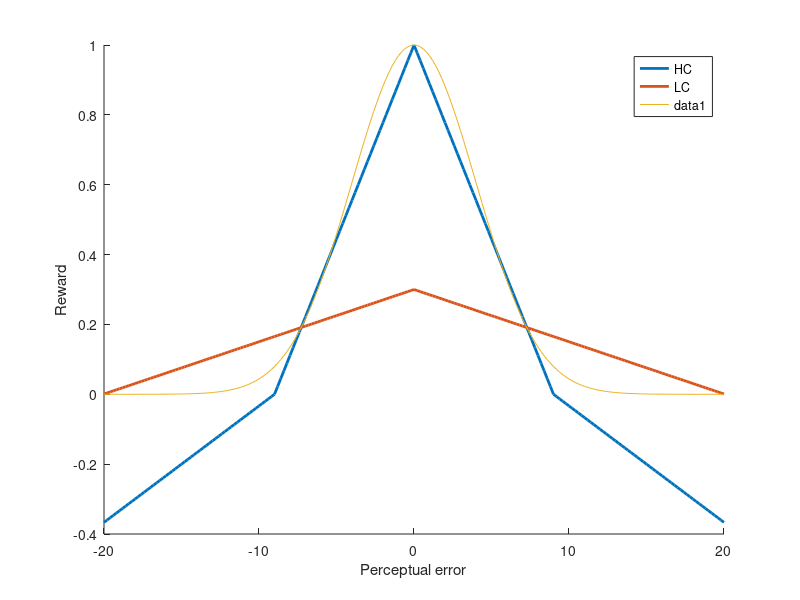

Reproduce this figure in MATLAB. (Note: this script raises an error after producing the figure.)
close all
clear all

% %% Analytical reward function
% maxTolerableError = 20; % In degrees
% sigmaHC = 3.25;         % HC reward function std deviation
% valLC   = 0.3;          % LC constant reward
% x = linspace(-20, 20, 100);
% 
% mu = 0;
% sigma = sigmaHC;
% y1 = exp( - (abs(x)).^2 / (2 * sigma^2) );
% y2 = ones(1, numel(x))*valLC;
% 
% x1 = sqrt( - log(0.3)* 2 * sigma^2 );
% x2 = -x1;
% 
% figure
% hold on
% plot(x, y1, DisplayName="HC", LineWidth=2)
% plot(x, y2, DisplayName="LC", LineWidth=2)
% xlabel("Perceptual error")
% ylabel("Reward")
% legend
% 
% xline(x1, LineWidth=2, LineStyle="--", HandleVisibility="off")
% xline(x2, LineWidth=2, LineStyle="--", HandleVisibility="off")
% 
% hold off
% 
% x1, x2
% %% Analytical reward function
% maxTolerableError = 20; % In degrees
% x = linspace(-20, 20, 201);
% 
% y1 = 7; %20
% x1 = 5.97;
% sigmaErrSD_C0_015 = 8.85;
% prob = cdf('Normal', x1, 0, sigmaErrSD_C0_015) - cdf('Normal', -x1, 0, sigmaErrSD_C0_015);
% disp(prob)
% 
% c1 = 1;
% c2 = 0.21;
% 
% m1 = 1/y1;
% m2 = m1 - (c1 - c2)/x1;
% 
% yHC = - m1 * sign(x) .* x + c1; yHC(abs(x) > y1) = 0;
% yLC = - m2 * sign(x) .* x + c2; yLC(abs(x) > maxTolerableError) = 0;
% 
% x2 = -x1;
% 
% figure
% hold on
% plot(x, yHC, DisplayName="HC", LineWidth=2)
% plot(x, yLC, DisplayName="LC", LineWidth=2)
% xlabel("Perceptual error")
% ylabel("Reward")
% legend
% 
% xline(x1, LineWidth=2, LineStyle="--", HandleVisibility="off")
% xline(x2, LineWidth=2, LineStyle="--", HandleVisibility="off")
% 
% hold off



%% Analytical reward function
maxTolerableError = 20; % In degrees
x = linspace(-20, 20, 201);

y1 = 9; %20
x1 = 7.28;
sigmaErrSD_C0_015 = 8.85;
prob = cdf('Normal', x1, 0, sigmaErrSD_C0_015) - cdf('Normal', -x1, 0, sigmaErrSD_C0_015);
disp(prob)

c1 = 1;
c2 = 0.3;

m1 = 1/y1;
m2 = m1 - (c1 - c2)/x1;

yHC = - m1 * sign(x) .* x + c1; yHC(abs(x) > y1) = 0.3*yHC(abs(x) > y1);
yLC = - m2 * sign(x) .* x + c2; yLC(abs(x) > maxTolerableError) = 0;

x2 = -x1;

figure
hold on
plot(x, yHC, 'DisplayName', "HC", 'LineWidth', 2)
plot(x, yLC, 'DisplayName', "LC", 'LineWidth', 2)
plot(x, exp(-abs(x).^2 / ( 2 * 4^2) ))
xlabel("Perceptual error")
ylabel("Reward")
legend

xline(x1, 'LineWidth', 2, 'LineStyle', "--", 'HandleVisibility', "off")
xline(x2, 'LineWidth', 2, 'LineStyle', "--", 'HandleVisibility', "off")

hold off
